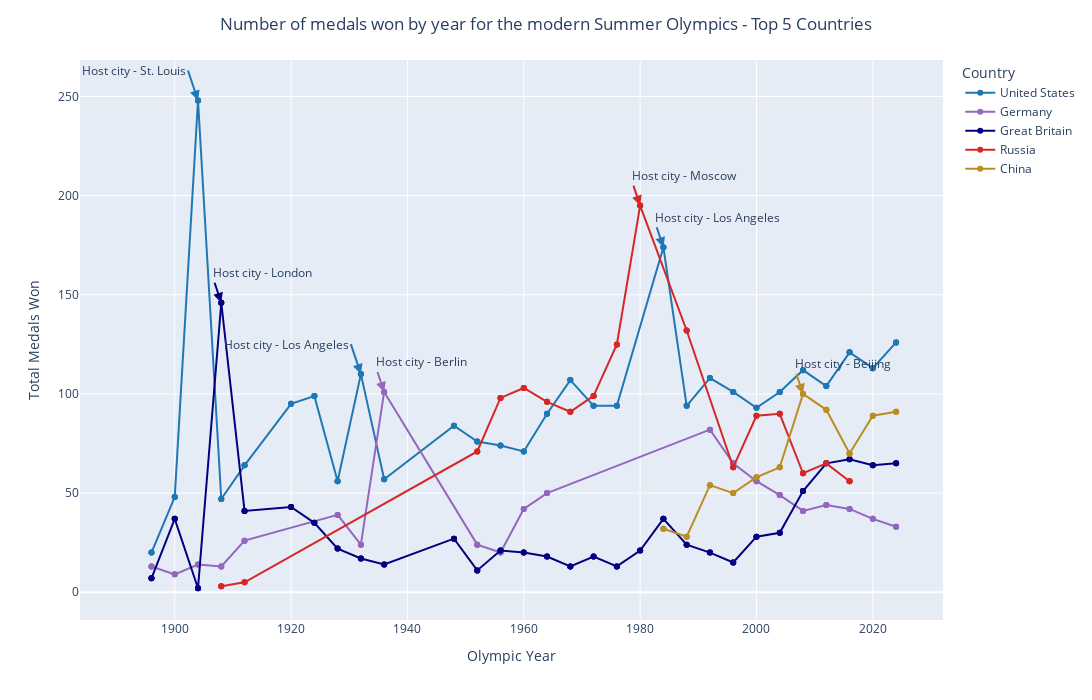

Notebook source saved alongside this figure:
### Code cell
#set discrete colors to match arrows
country_colors = {
    "United States" : 'rgb(31, 119, 180)',
    "Great Britain" : 'rgb(0, 0, 128)',
    "Germany" : 'rgb(148, 103, 189)',
    "Russia" : 'rgb(214, 39, 40)',
    "China" : 'rgb(186, 142, 35)'
}

#when did China rise to prominence in the Summer Olympics?  Let's look at trended data for the top 5 countries.
filtered_df2 = filtered_df[filtered_df['country'].isin(top5_countries)]
#filtered_df2 = filtered_df[filtered_df['country']=='United States']
filtered_df2['total_medals'] = filtered_df.groupby(['year', 'country'])['medal_count'].transform('sum')
filtered_df2 = filtered_df2.sort_values(by='year', ascending=True)
fig4 = px.line(filtered_df2, x='year', y='total_medals', color='country', markers=True, labels={'country': 'Country'}, color_discrete_map=country_colors)


fig4.add_annotation(
    x=1904,
    y=248,
    text = "Host city - St. Louis",
    showarrow=True,  # Show an arrow pointing to the data point
    arrowhead=2,  # Style of the arrowhead
    arrowsize=1,  # Size of the arrow
    arrowwidth=2,  # Width of the arrow
    arrowcolor='rgb(31, 119, 180)',  # Color of the arrow
    xanchor='right'
)

fig4.add_annotation(
    x=1932,
    y=110,
    text = "Host city - Los Angeles",
    showarrow=True,  # Show an arrow pointing to the data point
    arrowhead=2,  # Style of the arrowhead
    arrowsize=1,  # Size of the arrow
    arrowwidth=2,  # Width of the arrow
    arrowcolor='rgb(31, 119, 180)',  # Color of the arrow
    xanchor='right'
)

fig4.add_annotation(
    x=1984,
    y=174,
    text = "Host city - Los Angeles",
    showarrow=True,  # Show an arrow pointing to the data point
    arrowhead=2,  # Style of the arrowhead
    arrowsize=1,  # Size of the arrow
    arrowwidth=2,  # Width of the arrow
    arrowcolor='rgb(31, 119, 180)',  # Color of the arrow
    xanchor='left'
)


fig4.add_annotation(
    x=1908,
    y=146,
    text = "Host city - London",
    showarrow=True,  # Show an arrow pointing to the data point
    arrowhead=2,  # Style of the arrowhead
    arrowsize=1,  # Size of the arrow
    arrowwidth=2,  # Width of the arrow
    arrowcolor='rgb(0, 0, 128)',  # Color of the arrow
    xanchor='left'
)

fig4.add_annotation(
    x=1936,
    y=101,
    text = "Host city - Berlin",
    showarrow=True,  # Show an arrow pointing to the data point
    arrowhead=2,  # Style of the arrowhead
    arrowsize=1,  # Size of the arrow
    arrowwidth=2,  # Width of the arrow
    arrowcolor='rgb(148, 103, 189)',  # Color of the arrow
    xanchor='left'
)

fig4.add_annotation(
    x=1980,
    y=195,
    text = "Host city - Moscow",
    showarrow=True,  # Show an arrow pointing to the data point
    arrowhead=2,  # Style of the arrowhead
    arrowsize=1,  # Size of the arrow
    arrowwidth=2,  # Width of the arrow
    arrowcolor='rgb(214, 39, 40)',  # Color of the arrow
    xanchor='left'
)

fig4.add_annotation(
    x=2008,
    y=100,
    text = "Host city - Beijing",
    showarrow=True,  # Show an arrow pointing to the data point
    arrowhead=2,  # Style of the arrowhead
    arrowsize=1,  # Size of the arrow
    arrowwidth=2,  # Width of the arrow
    arrowcolor='rgb(186, 142, 35)',  # Color of the arrow
    xanchor='left'
)

fig4.update_layout(
    title='Number of medals won by year for the modern Summer Olympics - Top 5 Countries',
    title_x=0.5,
    xaxis_title = 'Olympic Year',
    yaxis_title = 'Total Medals Won',
    width = 1200,
    height = 700
)
fig4.show()
#save image as svg file
fig4.write_image("visualizations/fig4.svg", width=1000, height = 500, engine='orca')

### Figure 1 — Plotly figure (JSON) as saved in the notebook; plotly's stock layout.template omitted (floating-point values rounded to 4 significant figures)
{"data": [{"hovertemplate": "Country=United States<br>year=%{x}<br>total_medals=%{y}<extra></extra>", "legendgroup": "United States", "line": {"color": "rgb(31, 119, 180)", "dash": "solid"}, "marker": {"symbol": "circle"}, "mode": "lines+markers", "name": "United States", "orientation": "v", "showlegend": true, "type": "scatter", "x": [1896, 1896, 1896, 1900, 1900, 1900, 1904, 1904, 1904, 1908, 1908, 1908, 1912, 1912, 1912, 1920, 1920, 1920, 1924, 1924, 1924, 1928, 1928, 1928, 1932, 1932, 1932, 1936, 1936, 1936, 1948, 1948, 1948, 1952, 1952, 1952, 1956, 1956, 1956, 1960, 1960, 1960, 1964, 1964, 1964, 1968, 1968, 1968, 1972, 1972, 1972, 1976, 1976, 1976, 1984, 1984, 1984, 1988, 1988, 1988, 1992, 1992, 1992, 1996, 1996, 1996, 2000, 2000, 2000, 2004, 2004, 2004, 2008, 2008, 2008, 2012, 2012, 2012, 2016, 2016, 2016, 2020, 2020, 2020, 2024, 2024, 2024], "xaxis": "x", "y": [20, 20, 20, 48, 48, 48, 248, 248, 248, 47, 47, 47, 64, 64, 64, 95, 95, 95, 99, 99, 99, 56, 56, 56, 110, 110, 110, 57, 57, 57, 84, 84, 84, 76, 76, 76, 74, 74, 74, 71, 71, 71, 90, 90, 90, 107, 107, 107, 94, 94, 94, 94, 94, 94, 174, 174, 174, 94, 94, 94, 108, 108, 108, 101, 101, 101, 93, 93, 93, 101, 101, 101, 112, 112, 112, 104, 104, 104, 121, 121, 121, 113, 113, 113, 126, 126, 126], "yaxis": "y"}, {"hovertemplate": "Country=Germany<br>year=%{x}<br>total_medals=%{y}<extra></extra>", "legendgroup": "Germany", "line": {"color": "rgb(148, 103, 189)", "dash": "solid"}, "marker": {"symbol": "circle"}, "mode": "lines+markers", "name": "Germany", "orientation": "v", "showlegend": true, "type": "scatter", "x": [1896, 1896, 1896, 1900, 1900, 1900, 1904, 1904, 1904, 1908, 1908, 1908, 1912, 1912, 1912, 1928, 1928, 1928, 1932, 1932, 1932, 1936, 1936, 1936, 1952, 1952, 1952, 1956, 1956, 1956, 1960, 1960, 1960, 1964, 1964, 1964, 1992, 1992, 1992, 1996, 1996, 1996, 2000, 2000, 2000, 2004, 2004, 2004, 2008, 2008, 2008, 2012, 2012, 2012, 2016, 2016, 2016, 2020, 2020, 2020, 2024, 2024, 2024], "xaxis": "x", "y": [13, 13, 13, 9, 9, 9, 14, 14, 14, 13, 13, 13, 26, 26, 26, 39, 39, 39, 24, 24, 24, 101, 101, 101, 24, 24, 24, 20, 20, 20, 42, 42, 42, 50, 50, 50, 82, 82, 82, 65, 65, 65, 56, 56, 56, 49, 49, 49, 41, 41, 41, 44, 44, 44, 42, 42, 42, 37, 37, 37, 33, 33, 33], "yaxis": "y"}, {"hovertemplate": "Country=Great Britain<br>year=%{x}<br>total_medals=%{y}<extra></extra>", "legendgroup": "Great Britain", "line": {"color": "rgb(0, 0, 128)", "dash": "solid"}, "marker": {"symbol": "circle"}, "mode": "lines+markers", "name": "Great Britain", "orientation": "v", "showlegend": true, "type": "scatter", "x": [1896, 1896, 1896, 1900, 1900, 1900, 1904, 1904, 1904, 1908, 1908, 1908, 1912, 1912, 1912, 1920, 1920, 1920, 1924, 1924, 1924, 1928, 1928, 1928, 1932, 1932, 1932, 1936, 1936, 1936, 1948, 1948, 1948, 1952, 1952, 1952, 1956, 1956, 1956, 1960, 1960, 1960, 1964, 1964, 1964, 1968, 1968, 1968, 1972, 1972, 1972, 1976, 1976, 1976, 1980, 1980, 1980, 1984, 1984, 1984, 1988, 1988, 1988, 1992, 1992, 1992, 1996, 1996, 1996, 2000, 2000, 2000, 2004, 2004, 2004, 2008, 2008, 2008, 2012, 2012, 2012, 2016, 2016, 2016, 2020, 2020, 2020, 2024, 2024, 2024], "xaxis": "x", "y": [7, 7, 7, 37, 37, 37, 2, 2, 2, 146, 146, 146, 41, 41, 41, 43, 43, 43, 35, 35, 35, 22, 22, 22, 17, 17, 17, 14, 14, 14, 27, 27, 27, 11, 11, 11, 21, 21, 21, 20, 20, 20, 18, 18, 18, 13, 13, 13, 18, 18, 18, 13, 13, 13, 21, 21, 21, 37, 37, 37, 24, 24, 24, 20, 20, 20, 15, 15, 15, 28, 28, 28, 30, 30, 30, 51, 51, 51, 65, 65, 65, 67, 67, 67, 64, 64, 64, 65, 65, 65], "yaxis": "y"}, {"hovertemplate": "Country=Russia<br>year=%{x}<br>total_medals=%{y}<extra></extra>", "legendgroup": "Russia", "line": {"color": "rgb(214, 39, 40)", "dash": "solid"}, "marker": {"symbol": "circle"}, "mode": "lines+markers", "name": "Russia", "orientation": "v", "showlegend": true, "type": "scatter", "x": [1908, 1908, 1908, 1912, 1912, 1912, 1952, 1952, 1952, 1956, 1956, 1956, 1960, 1960, 1960, 1964, 1964, 1964, 1968, 1968, 1968, 1972, 1972, 1972, 1976, 1976, 1976, 1980, 1980, 1980, 1988, 1988, 1988, 1996, 1996, 1996, 2000, 2000, 2000, 2004, 2004, 2004, 2008, 2008, 2008, 2012, 2012, 2012, 2016, 2016, 2016], "xaxis": "x", "y": [3, 3, 3, 5, 5, 5, 71, 71, 71, 98, 98, 98, 103, 103, 103, 96, 96, 96, 91, 91, 91, 99, 99, 99, 125, 125, 125, 195, 195, 195, 132, 132, 132, 63, 63, 63, 89, 89, 89, 90, 90, 90, 60, 60, 60, 65, 65, 65, 56, 56, 56], "yaxis": "y"}, {"hovertemplate": "Country=China<br>year=%{x}<br>total_medals=%{y}<extra></extra>", "legendgroup": "China", "line": {"color": "rgb(186, 142, 35)", "dash": "solid"}, "marker": {"symbol": "circle"}, "mode": "lines+markers", "name": "China", "orientation": "v", "showlegend": true, "type": "scatter", "x": [1984, 1984, 1984, 1988, 1988, 1988, 1992, 1992, 1992, 1996, 1996, 1996, 2000, 2000, 2000, 2004, 2004, 2004, 2008, 2008, 2008, 2012, 2012, 2012, 2016, 2016, 2016, 2020, 2020, 2020, 2024, 2024, 2024], "xaxis": "x", "y": [32, 32, 32, 28, 28, 28, 54, 54, 54, 50, 50, 50, 58, 58, 58, 63, 63, 63, 100, 100, 100, 92, 92, 92, 70, 70, 70, 89, 89, 89, 91, 91, 91], "yaxis": "y"}], "layout": {"annotations": [{"arrowcolor": "rgb(31, 119, 180)", "arrowhead": 2, "arrowsize": 1, "arrowwidth": 2, "showarrow": true, "text": "Host city - St. Louis", "x": 1904, "xanchor": "right", "y": 248}, {"arrowcolor": "rgb(31, 119, 180)", "arrowhead": 2, "arrowsize": 1, "arrowwidth": 2, "showarrow": true, "text": "Host city - Los Angeles", "x": 1932, "xanchor": "right", "y": 110}, {"arrowcolor": "rgb(31, 119, 180)", "arrowhead": 2, "arrowsize": 1, "arrowwidth": 2, "showarrow": true, "text": "Host city - Los Angeles", "x": 1984, "xanchor": "left", "y": 174}, {"arrowcolor": "rgb(0, 0, 128)", "arrowhead": 2, "arrowsize": 1, "arrowwidth": 2, "showarrow": true, "text": "Host city - London", "x": 1908, "xanchor": "left", "y": 146}, {"arrowcolor": "rgb(148, 103, 189)", "arrowhead": 2, "arrowsize": 1, "arrowwidth": 2, "showarrow": true, "text": "Host city - Berlin", "x": 1936, "xanchor": "left", "y": 101}, {"arrowcolor": "rgb(214, 39, 40)", "arrowhead": 2, "arrowsize": 1, "arrowwidth": 2, "showarrow": true, "text": "Host city - Moscow", "x": 1980, "xanchor": "left", "y": 195}, {"arrowcolor": "rgb(186, 142, 35)", "arrowhead": 2, "arrowsize": 1, "arrowwidth": 2, "showarrow": true, "text": "Host city - Beijing", "x": 2008, "xanchor": "left", "y": 100}], "height": 700, "legend": {"title": {"text": "Country"}, "tracegroupgap": 0}, "margin": {"t": 60}, "title": {"text": "Number of medals won by year for the modern Summer Olympics - Top 5 Countries", "x": 0.5}, "width": 1200, "xaxis": {"anchor": "y", "domain": [0, 1], "title": {"text": "Olympic Year"}}, "yaxis": {"anchor": "x", "domain": [0, 1], "title": {"text": "Total Medals Won"}}}}
